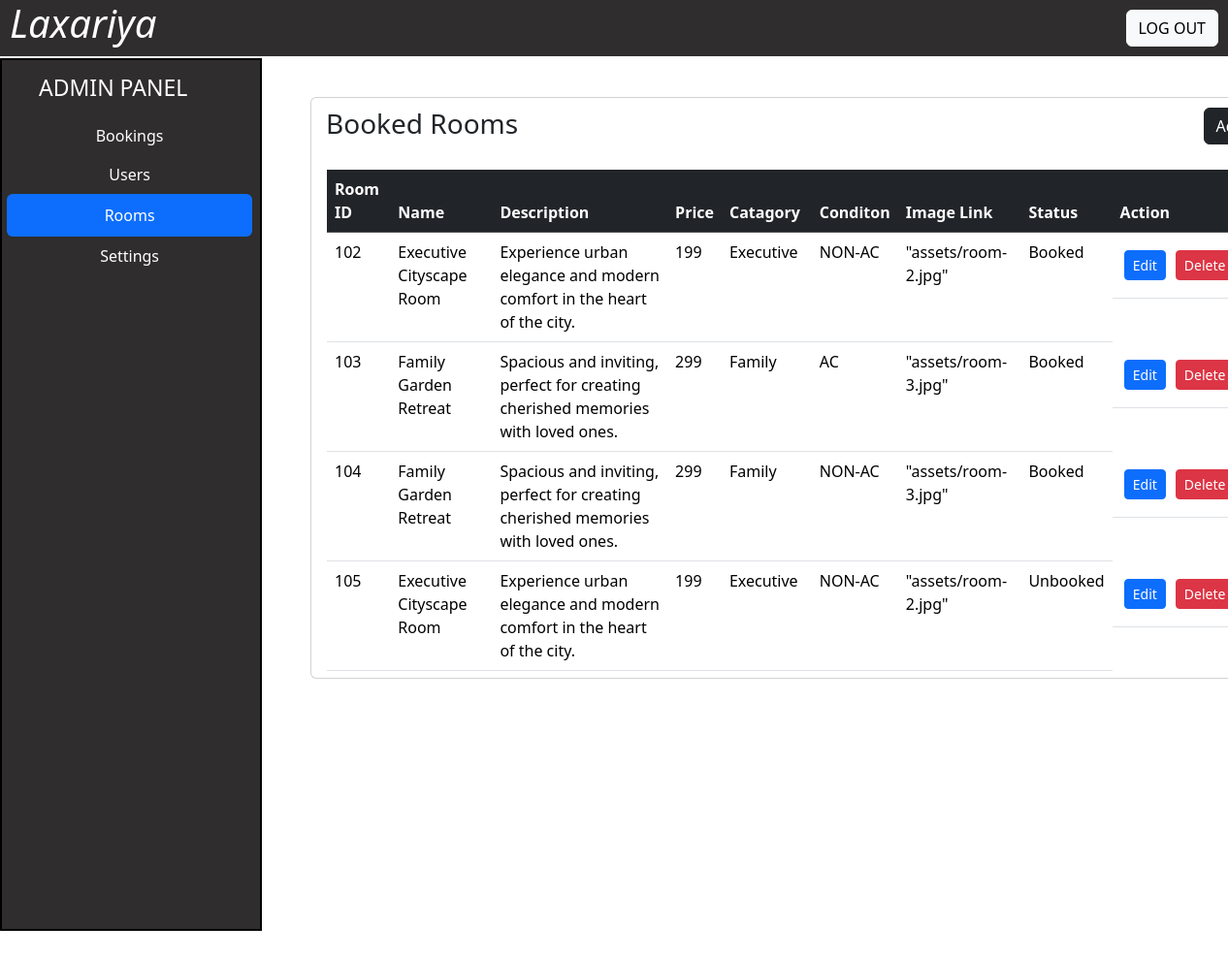
The page /admin_rooms.php (signed in) on the database its author committed.
### tables this page shows
CREATE TABLE `room_info` (
  `room_id` int(11) NOT NULL,
  `room_name` varchar(100) NOT NULL,
  `room_desc` text NOT NULL,
  `room_price` int(11) NOT NULL,
  `room_catagory` varchar(100) NOT NULL,
  `room_condition` varchar(40) NOT NULL,
  `room_image` varchar(2000) NOT NULL,
  `room_status` varchar(150) NOT NULL
);

### admin_rooms.php (the view, shortened to what this page needs)
<?php
include("connection.php");
$query = "select * from room_info";
$data = mysqli_query($conn,$query);
?>
<!DOCTYPE html>
<html lang="en">
<head>
    <link rel="stylesheet" href="https://cdn.jsdelivr.net/npm/bootstrap@5.3.3/dist/css/bootstrap.min.css
    ">
    <link rel="stylesheet" href="admin_style.css">
</head>
<body>
    <div class="header">
        <h1><i>Laxariya</i></h1>
        <a href="admin_logout.php" class="btn  btn-light ">LOG OUT</a>
    </div>
    <div class="nav_vertical">
        <h1>ADMIN PANEL</h1>
        <div class="d-flex align-items-start ">
            <div class="nav flex-column nav-pills me-3" id="v-pills-tab" role="tablist" aria-orientation="vertical">
                <button class="nav-link " id="v-pills-home-tab" data-bs-toggle="pill" type="button" role="tab" aria-controls="v-pills-home" aria-selected="true"><a href="admin.php">Bookings</a></button>
                <button class="nav-link" id="v-pills-profile-tab" data-bs-toggle="pill"  type="button" role="tab" aria-controls="v-pills-profile" aria-selected="false"><a href="admin.php#users">Users</a></button>
                <button class="nav-link active" id="v-pills-messages-tab" data-bs-toggle="pill"  type="button" role="tab" aria-controls="v-pills-messages" aria-selected="false"><a href="admin_rooms.php">Rooms</a></button>
                <button style="color:white;" class="nav-link disabled" id="v-pills-settings-tab" data-bs-toggle="pill"  type="button" role="tab" aria-controls="v-pills-settings" aria-selected="false">Settings</button>
              </div>
        </div>
    </div>
    <div class="card item1">
        <div class="booked-head">
            <h3 >Booked Rooms</h3>
            <button type="button" class =" btn btn-dark btn-md" data-bs-toggle="modal" data-bs-target ="#add-room">
                 Add
               </button>
        </div>
     <?php
          if(mysqli_num_rows($data)>0){
              echo"
                  <div class='card-body overflow-auto'>
                <table class='table table-hover'>
                <thead class='table-dark'>
                  <th> Room ID</th>
                  <th> Name</th>
                  <th> Description</th>
                  <th> Price</th>
                  <th> Catagory</th>
                  <th> Conditon</th>
                  <th> Image Link</th>
                  <th> Status</th>
                  <th>Action</th>
                </thead>
                <tbody >
              ";
              while($row = mysqli_fetch_assoc($data)){
                echo"
                <tr>
                <td>".$row['room_id']."</td>
                <td>".$row['room_name']."</td>
                <td>".$row['room_desc']."</td>
                <td>".$row['room_price']."</td>
                <td>".$row['room_catagory']."</td>
                <td>".$row['room_condition']."</td>
                <td>".$row['room_image']."</td>
                <td>".$row['room_status']."</td>
                <td class='btns'>
                    &nbsp;
                    <button type='button' onclick='edit_room(".$row['room_id'].")' class ='btn btn-primary  btn-sm' data-bs-toggle='modal' data-bs-target ='#edit-room'>
                        Edit
                  </button>
                  <button type='button' onclick='del_room(".$row['room_id'].")' class='btn btn-danger btn-sm shadow-none'>
                     Delete
                  </button>
                </td>
            </tr>
                ";
              }
              echo "
                        </tbody>
                    </table>
              </div>
            </div>
              ";
          }
     ?>
</body>
</html>

### admin_style.css (style rules this page uses)
.nav_vertical { border: 2px solid black; background-color: rgb(47, 45, 45); width: 270px; height: 900px; position: relative; }
.nav { position: fixed; top:120px; }
.nav_vertical h1 { color: white; font-size: 23px; text-align: center; margin: 15px 0; position: fixed; left:40px; }
.header { background-color:rgb(47, 45, 45) ; display: flex; justify-content: space-between; color: white; font-size: 28px; position: sticky; top:0; z-index: 10; border-bottom: 2px solid white; }
.header h1 { margin-left: 10px; }
.active { padding : 10px 90%; }
.btn { margin-top: 10px; margin-bottom: 10px; margin-right: 10px; }
.nav-link { color: white; margin:0px 5px; }
.item1 { position: absolute; top:100px; left:320px; height: 350px; width: 78%; }
.booked-head { display: flex; justify-content: space-between; }
.booked-head h3 { margin-left: 15px; padding-top: 10px; }
a { text-decoration: none; color: white; }

### admin_rooms.php (style rules this page uses)
.btns { display: inline-flex; }
.item1 { height:600px; }

### rows shown on the page
room_info: room_id "102", room_name "Executive Cityscape Room", room_desc "Experience urban elegance and modern comfort in the heart of the city.", room_price "199", room_catagory "Executive", room_condition "NON-AC", room_image "\"assets/room-2.jpg\"", room_status "Booked"
room_info: room_id "103", room_name "Family Garden Retreat", room_desc "Spacious and inviting, perfect for creating cherished memories with loved ones.", room_price "299", room_catagory "Family", room_condition "AC", room_image "\"assets/room-3.jpg\"", room_status "Booked"
room_info: room_id "104", room_name "Family Garden Retreat", room_desc "Spacious and inviting, perfect for creating cherished memories with loved ones.", room_price "299", room_catagory "Family", room_condition "NON-AC", room_image "\"assets/room-3.jpg\"", room_status "Booked"
room_info: room_id "105", room_name "Executive Cityscape Room", room_desc "Experience urban elegance and modern comfort in the heart of the city.", room_price "199", room_catagory "Executive", room_condition "NON-AC", room_image "\"assets/room-2.jpg\"", room_status "Unbooked"
